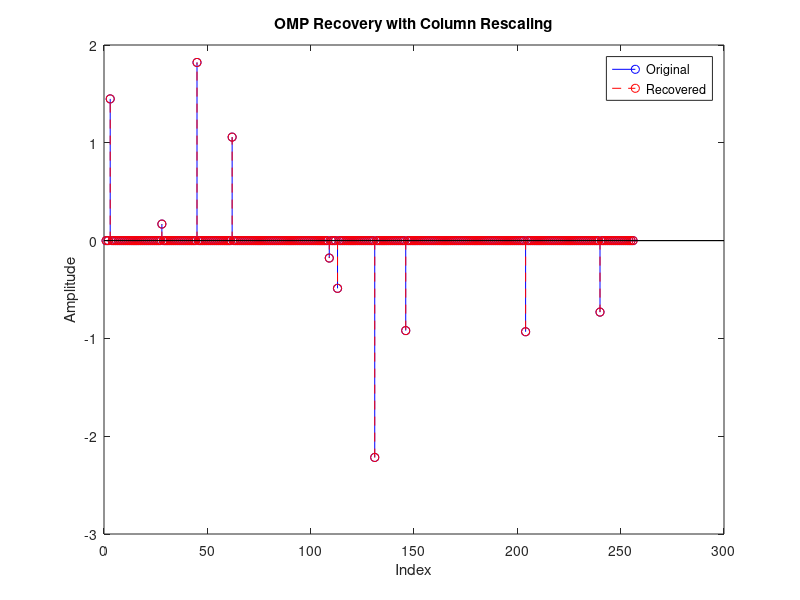

MATLAB code to generate this figure:
clc; close all; clear all;
function x = omp(A, b, K)  % A is Theta matrix, b is observed signal vector, K is sparsity value

    % Normalize columns of A
    norms = vecnorm(A);
    A = A ./ norms;  % Normalizes all columns of A to unit L2 norm using vecnorm function

    % Remove duplicate columns, mostly not necessary
    % [A, ~, idxMap] = unique(A', 'rows');
    % A = A';

    r = b; % initially, residue is assumed to be equal to b
    Lambda = [];
    N = size(A, 2); 
    x = zeros(N, 1);

    for k = 1:K
    
        h_k = abs(A' * r); 
        h_k(Lambda) = 0; % ignore already selected indices
        [~, l_k] = max(h_k);
        
        Lambda = [Lambda, l_k];

        Asub = A(:, Lambda);
        x_sub = Asub \ b; 
        
        x = zeros(N, 1);
        
        % Rescale recovered values
        x(Lambda) = x_sub ./ norms(Lambda)';
        r = b - A .* norms * x;  % A .* norms = original A
        
    end
end

% implementation of Orthogonal Matching Pursuit (OMP) 
% Problem dimensions
n = 256;      % signal length
m = 100;      % number of measurements
k = 10;       % sparsity level

% Generate a random sparse signal
x_true = zeros(n, 1);
support = randperm(n, k);
x_true(support) = randn(k, 1);

% Generate sensing matrix (Gaussian)
A = randn(m, n);

% Measurements
b = A * x_true;

% Recover using OMP
x_rec = omp(A, b, k);

% Plot original vs recovered
figure;
stem(x_true, 'bo', 'DisplayName', 'Original'); hold on;
stem(x_rec, 'r--', 'DisplayName', 'Recovered');
legend;
xlabel('Index');
ylabel('Amplitude');
title('OMP Recovery with Column Rescaling');

% Error
fprintf('Reconstruction error (L2 norm): %.4e\n', norm(x_true - x_rec));
